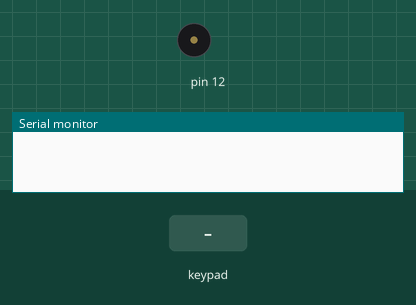
Simulated run of this sketch. Board: Arduino Uno, built with avr-gcc and run on an emulated ATmega328P. Parts: buzzer (waves = sounding), the last lines printed to the serial monitor. The inputs (shaded band) are chosen by the test bench.

Above: at 1.2 s.
1.3 s: keypad keys 1 2 3 pressed 0.4 s apart
At 2.35 s:
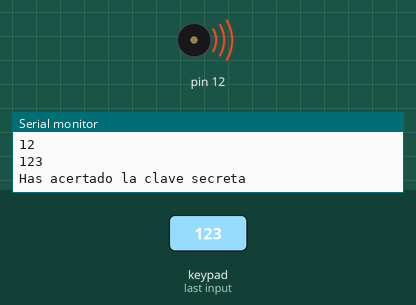
5.5 s: key 'A' pressed
7.0 s: key 'B' pressed
8.5 s: keypad keys 1 2 3 # pressed 0.4 s apart
At 8.75 s:
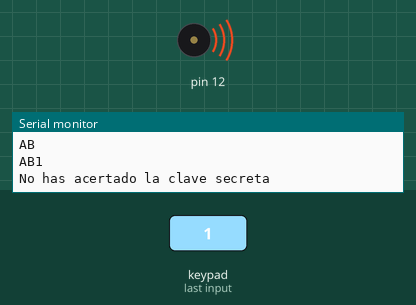
13.1 s: key 'C' pressed
16.1 s: keypad keys 1 2 3 * pressed 0.4 s apart
At 19.4 s:
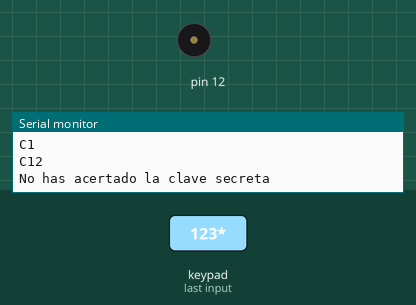
Timing chart, 0 to 20.9 s (numbered marks = the images above; inputs shaded):
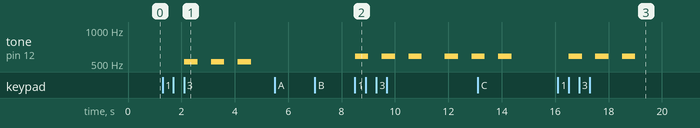

The sketch:

KeyPadWithSound.ino
```cpp
#include "pitches.h"
#include <Keypad.h>

int melody[] = {
  NOTE_C5, NOTE_D5, NOTE_E5, NOTE_F5, NOTE_G5, NOTE_A5, NOTE_B5, NOTE_C6};
int duration = 500;

const byte ROWS = 4; //four rows
const byte COLS = 4; //four columns
//define the cymbols on the buttons of the keypads
char hexaKeys[ROWS][COLS] = {
  {'1','2','3','A'},
  {'4','5','6','B'},
  {'7','8','9','C'},
  {'*','0','#','D'}
};
byte rowPins[ROWS] = {9, 8, 7, 6}; //connect to the row pinouts of the keypad
byte colPins[COLS] = {5, 4, 3, 2}; //connect to the column pinouts of the keypad

//initialize an instance of class NewKeypad
Keypad customKeypad = Keypad( makeKeymap(hexaKeys), rowPins, colPins, ROWS, COLS);


void setup() {
  // put your setup code here, to run once:
  Serial.begin(9600);
}

void loop() {
  String secretKey = "123";
  String userKey = "";
  bool i = true;

  while (i) {
    char customKey = customKeypad.getKey();
    if (customKey) {
      userKey = userKey + customKey;
      Serial.println(userKey);
    }
    if ( userKey.length() == 3) {
      if (userKey == secretKey) {
        Serial.println("Has acertado la clave secreta");
        Sonar();
      } else {
        Serial.println("No has acertado la clave secreta");
        Alarma();
      }
      i = false;
    }

  }

}


void Sonar() {
  for (int i=0; i<3;i++) {
    tone(12, melody[0], duration);
    delay(1000);
  }
}

void Alarma() {
  for (int i=0; i<3;i++) {
    tone(12, melody[1], duration);
    delay(1000);
  }
}
```

Measured:
- after the input at 1.3 s, tone on pin 12: alternates 523 Hz for 0.50 s and silent for 0.50 s, starting after 0.81 s
- after the input at 8.5 s, tone on pin 12: plays 587 Hz for 0.50 s, 587 Hz for 0.50 s, 587 Hz for 0.50 s, 587 Hz for 0.50 s, 587 Hz for 0.23 s, starting at once
- after the input at 16.1 s, tone on pin 12: alternates 587 Hz for 0.50 s and silent for 0.50 s, 6 changes in all, then stays silent, starting after 0.41 s
